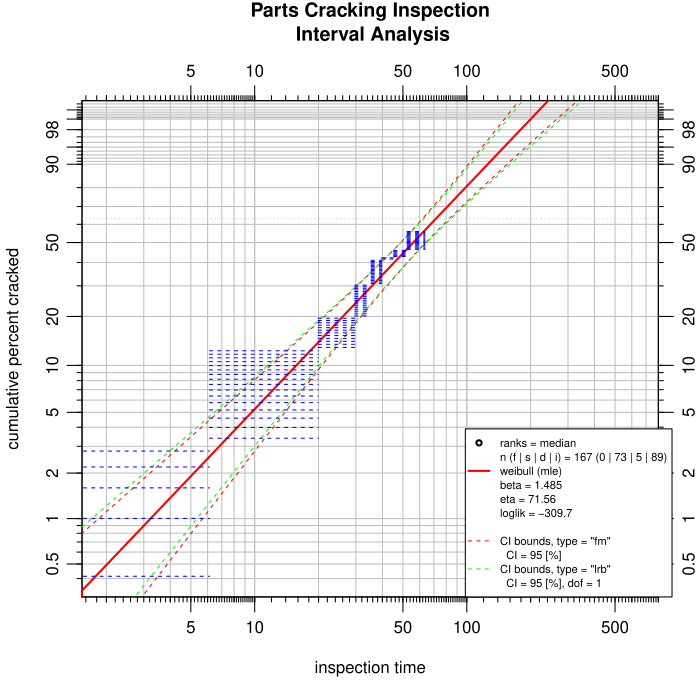

This chart was generated by the following R code:
## This script requires WeibullR version 1.0.11.7
## Development of the mixed input for intervals with no failure data was completed 
## in version 1.0.11.4 and is expected to be retained in future versions of WeibullR.

## this file implements example data from Wayne Nelson in
## "Applied Life Data Analysis" (1982), page415
## Input Data #################################################
# inspection time
	time<-c(6.12, 19.92, 29.64, 35.4, 39.72, 45.24,52.32, 63.48)	
# quantity of newly identified cracked parts		
	qty<-c(5, 16, 12, 18, 18, 2, 6, 17)		
	x<-data.frame(time, qty)		
# a single population of parts inspected over time
# quantity in service (qis)		
	qis = 167		
###############################################################
## Abernethy refers to this as inspection option #5 (Interval Analysis)

# must prepare a mixed input for intervals with no failure data		
	left<-c(0, x$time[-nrow(x)])	
	right<- x$time	
	suspensionDF<-data.frame(time=max(x$time), event=0, qty=qis-sum(x$qty))	
## WeibullR version 1.0.11.4 added support for the mixed input used here
	require(WeibullR)
	obj<-wblr(x=suspensionDF, interval=data.frame(left, right, qty=x$qty),
		interval.lty="dashed", interval.lwd=1, interval.col="blue"
	)	
	obj<-wblr.fit(obj, method.fit="mle", col="red")
	obj<-wblr.conf(obj, method.conf="fm", ci=.95, lty=2, lwd=1)
	obj<-wblr.conf(obj, method.conf="lrb", ci=.95, lty=2, lwd=1, col="green")
	
	
	plot(obj, main="Parts Cracking Inspection\n Interval Analysis",		
		ylab="cumulative percent cracked",	
		xlab="inspection time",	
		in.legend.blives=FALSE)	
